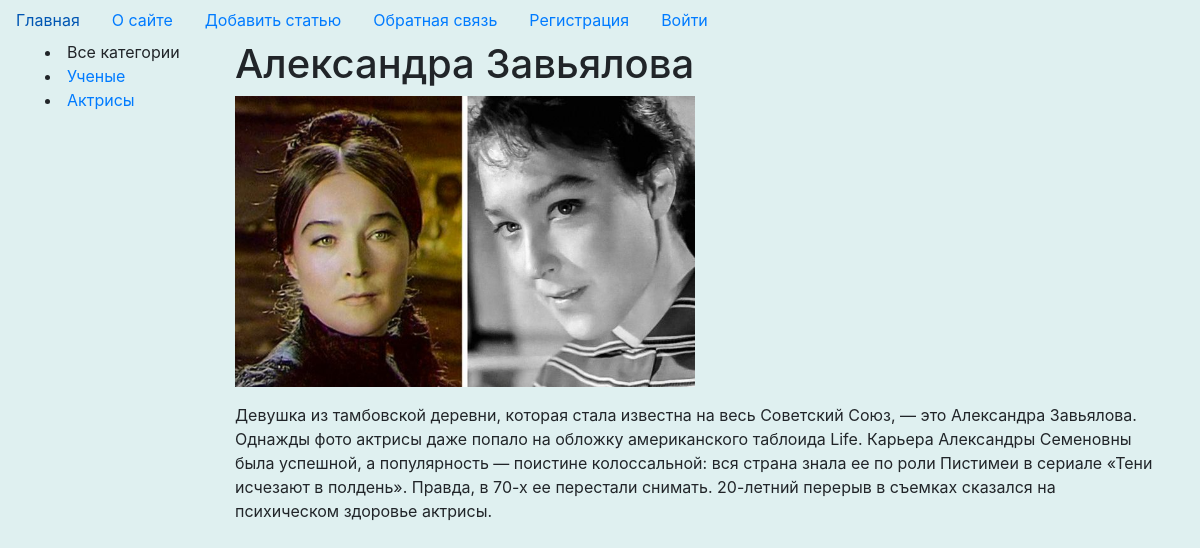
The page /post/aleksandra-zavyalova/ on the database its author committed.
### women/models.py (models this page shows, shortened)
class Category(models.Model):
    name = models.CharField(max_length=100, db_index=True)
    slug = models.SlugField(max_length=255, unique=True, db_index=True, verbose_name="URL")
    def get_absolute_url(self):
        return reverse('category', kwargs={'cat_slug': self.slug})

class Women(models.Model):
    title = models.CharField(max_length=255)
    slug = models.SlugField(max_length=255, unique=True, db_index=True, verbose_name="URL")
    content = models.TextField(blank=True)
    photo = models.ImageField(upload_to="photos/%Y/%m/%d/")
    time_create = models.DateTimeField(auto_now_add=True)
    time_update = models.DateTimeField(auto_now=True)
    is_published = models.BooleanField(default=True)
    cat = models.ForeignKey('Category', on_delete=models.PROTECT, null=True)
    def __str__(self):
        return self.title

### women/views.py (the view)
# urls.py: path('post/<slug:post_slug>/', ShowPost.as_view(), name='post'),
class ShowPost(DataMixin, DetailView):
    model = Women
    slug_url_kwarg = 'post_slug'
    context_object_name = 'post'
    template_name = 'women/post.html'
    def get_context_data(self, *, object_list=None, **kwargs):
        context = super().get_context_data(**kwargs)
        c_def = self.get_user_context(title=context['post'])
        return dict(list(context.items()) + list(c_def.items()))

### women/templatetags/women_tags.py (called while the page is built)
@register.inclusion_tag('women/tags/nav_bar.html', takes_context = True)
def nav_bar(context):
    return{'ip': context['request']}

### women/utils.py (called while the page is built)
    def get_user_context(self, **kwargs):
        context = kwargs
        cats = Category.objects.all()
        context['cats'] = cats
        if 'cat_selected' not in context:
            context['cat_selected'] = 0
        return context

### women/templates/women/post.html
{% extends 'women/base.html' %}
{% block content %}
    <h1>{{ post.title }}</h1>
    {% if post.photo %}
        <p><img class="w-50" src="{{ post.photo.url }}"></p>
    {% endif %}
    <p>{{ post.content|linebreaks }}</p>
{% endblock %}

### women/templates/women/base.html (shortened to what this page needs)
{% load static %}
{% load women_tags %}
{% load cache %}
<!DOCTYPE html>
<html lang="en">
<head>
    <link rel="stylesheet" href="https://maxcdn.bootstrapcdn.com/bootstrap/4.0.0/css/bootstrap.min.css"
>
    <link type="text/css" href="{% static 'women/css/style.css' %}" rel="stylesheet"/>
</head>
<body>
<header>
    {% nav_bar %}
</header>
<div class="container">
    <div class="row">
        <div class="col-2 bc1">
            {% if cat_selected == 0 %}
                <li>Все категории</li>
            {% else %}
                <li><a href="{% url 'home' %}">Все категории</a></li>
            {% endif %}
            {% for c in cats %}
                {% if c.pk == cat_selected %}
                    <li>{{ c.name }}</li>
                {% else %}
                    <li><a href="{{ c.get_absolute_url }}">{{ c.name }}</a></li>
                {% endif %}
            {% endfor %}
        </div>
        <div class="col-10 bc2">
            {% block content %}
            {% endblock %}
        </div>
    </div>
</div>
</body>
</html>

### women/static/women/css/style.css (style rules this page uses)
body { background-color: rgba(14, 145, 145, 0.13); }

### rows shown on the page
Category: name "Ученые"
Category: name "Актрисы"
Women: title "Александра Завьялова", photo (picture), content "Девушка из тамбовской деревни, которая стала известна на весь Советский Союз, — это Александра Завьялова. Однажды фото актрисы даже попало на обложку американского таблоида Life. Карьера Александры Семеновны была успешной, а популярность — поистине колоссальной: вся страна знала ее по роли Пистимеи в сериале «Тени исчезают в полдень». Правда, в 70-х ее перестали снимать. 20-летний перерыв в съемках сказался на психическом здоровье актрисы."
